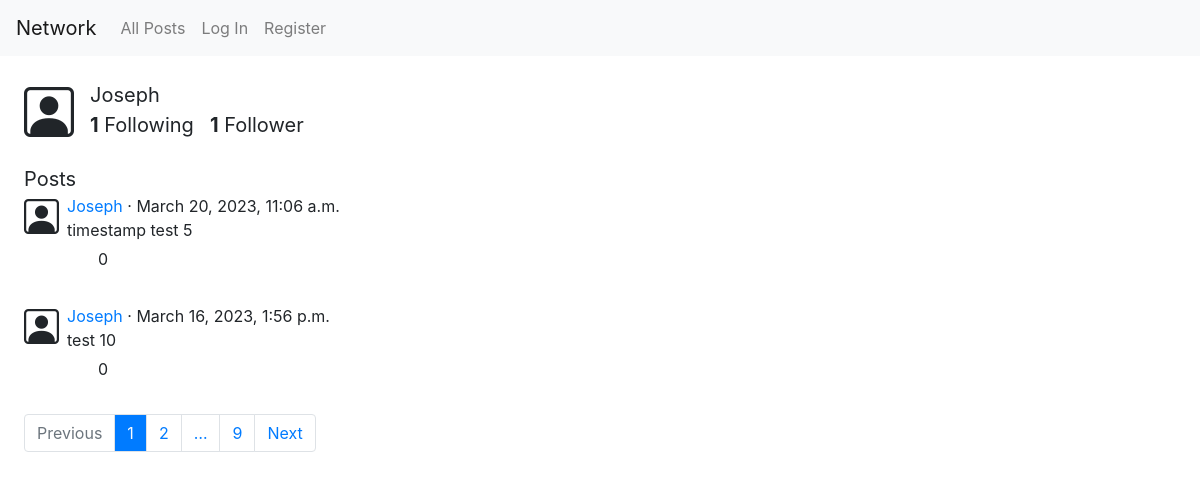
/profile/Joseph, run on an earlier commit of the app's database.
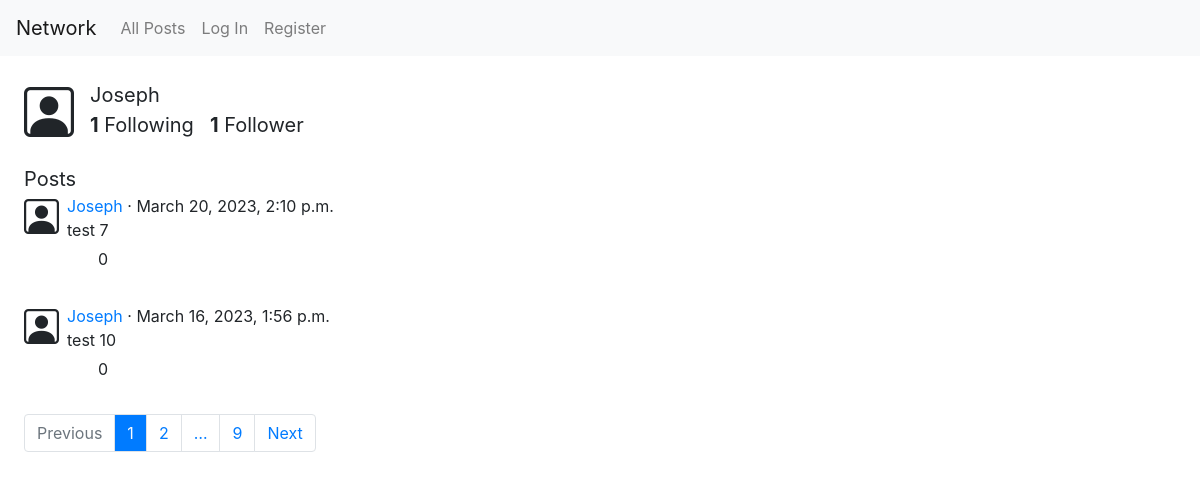
And on a later commit of the database.
### network/models.py (models this page shows, shortened)
class Post(models.Model):
    creator = models.ForeignKey(User, on_delete=models.CASCADE, related_name="posts")
    content = models.TextField(max_length=280)
    timestamp = models.DateTimeField(auto_now_add=True)
    likers = models.ManyToManyField(User, related_name="likes")
    def frontend_timestamp(self):
        current_time = datetime.datetime.utcnow().replace(tzinfo=pytz.UTC)
        difference = current_time - self.timestamp
        one_day = datetime.timedelta(days=1)
        if difference < one_day: # if difference less than 1 day
            difference_seconds = int(difference.total_seconds())
            if difference_seconds < 60:
                return  f"{difference_seconds}s"
            elif difference_seconds < 60*60:
                mins = difference_seconds // 60
                return  f"{mins}m"
            else:
                hrs = difference_seconds // (60*60)
                return  f"{hrs}h"
        else: # if difference greater than 1 day
            return self.timestamp

class User(AbstractUser):
    def get_followers(self):
        filtered_connections = Connection.objects.filter(target=self)
        followers = []
        for connection in filtered_connections:
            followers.append(connection.origin)
        return followers
    def get_following(self):
        filtered_connections = Connection.objects.filter(origin=self)
        following = []
        for connection in filtered_connections:
            following.append(connection.target)
        return following

### network/views.py (the view)
# urls.py: path("profile/<str:username>", views.profile, name="profile"),
def profile(request, username):
    profile_user = User.objects.get(username=username)
    profile_user_posts = profile_user.posts.order_by("-timestamp")
    paginator = Paginator(profile_user_posts, 2)
    page_number = request.GET.get("page", 1)
    page_obj = paginator.get_page(page_number)
    page_numbers_list = paginator.get_elided_page_range(page_number, on_each_side=1, on_ends=1)
    profile_user_followers = profile_user.get_followers()
    followers_number = len(profile_user_followers)
    profile_user_following = profile_user.get_following()
    following_number = len(profile_user_following)
    loggedIn_user_following = None
    if request.user.is_authenticated:
        loggedIn_user_following = request.user.get_following()
    return render(request, "network/profile.html", {
        "profile_user": profile_user,
        "page_obj": page_obj,
        "page_numbers_list": page_numbers_list,
        "followers_number": followers_number,
        "following_number": following_number,
        "loggedIn_user_following": loggedIn_user_following
    })

### network/templates/network/profile.html (shortened to what this page needs)
{% extends "network/layout.html" %}
{% load static %}
{% block body %}
<div class="profile_page_container ml-4 mt-4 d-flex flex-column">
    <div class="user_details_container d-flex justify-content-start align-items-start">
        <i class="bi bi-person-square d-flex align-items-start mr-3 profile_page_icon"></i>
        <div class="next_to_icon_container d-flex flex-column justify-content-start align-items-start">
            <div class="username_follow_btn_container d-flex">
                <div id="profile-username" data-username={{profile_user.username}} class="profile_page_font_size">{{ profile_user.username }}</div>
            </div>
            <div class="following_followers_container d-flex">
                <div class="mr-3 profile_page_font_size"><strong>{{ following_number }}</strong> Following</div>
                {% if followers_number == 1 %}
                    <div id="followers-count" class="profile_page_font_size"><strong>{{ followers_number }}</strong> Follower</div>
                {% else %}
                    <div id="followers-count" class="profile_page_font_size"><strong>{{ followers_number }}</strong> Followers</div>
                {% endif %}
            </div>
        </div>
    </div>
    <div class="mt-4 profile_page_font_size">Posts</div>
    {% for post in page_obj %}
        {% include 'network/includes/post_layout.html' %}
    {% empty %}
        <div>{{ profile_user.username }} has no posts yet.</div>
    {% endfor %}
    {% include 'network/includes/page_navigation.html' %}
</div>
{% endblock %}

### network/templates/network/includes/post_layout.html (shortened to what this page needs)
 <div class="post_container d-flex justify-content-start align-items-start mb-3">
    <i class="bi bi-person-square user_icon mr-2 d-flex justify-content-start"></i>
    <div id="post-details-{{post.id}}" class="post_details d-flex flex-column justify-content-start align-items-start">
        <div>
            <div class="mr-3"><a href="{% url 'network:profile' post.creator.username %}">{{ post.creator }}</a> · {{ post.frontend_timestamp }}</div>
        </div>
        <div id="content-{{post.id}}" class="mb-1">{{ post.content }}</div>
        <div id="like-edit-container-{{post.id}}" class="like_edit_container">
            <div class="d-flex align-items-start">
                {% if not user.is_authenticated %}
                    <div class="heart" data-postid={{post.id}} data-likestate="notliked"></div>
                {% else %}
                    {% if request.user in post.likers.all %}
                        <div id="heart-{{post.id}}" class="heart red_heart" data-postid={{post.id}} data-likestate="liked"></div>
                    {% else %}
                        <div id="heart-{{post.id}}" class="heart" data-postid={{post.id}} data-likestate="notliked"></div>
                    {% endif %}
                {% endif %}
                <div id="likes-count-{{post.id}}" class="likes_count_container">{{ post.likers.count }}</div>
            </div>
        </div>
    </div>
</div>

What changed in the data, as far as the page shows it:
removed Post: creator "Joseph", frontend_timestamp "March 20, 2023, 11:06 a.m.", content "timestamp test 5", likers.count "0"
added Post: creator "Joseph", frontend_timestamp "March 20, 2023, 2:10 p.m.", content "test 7", likers.count "0"
